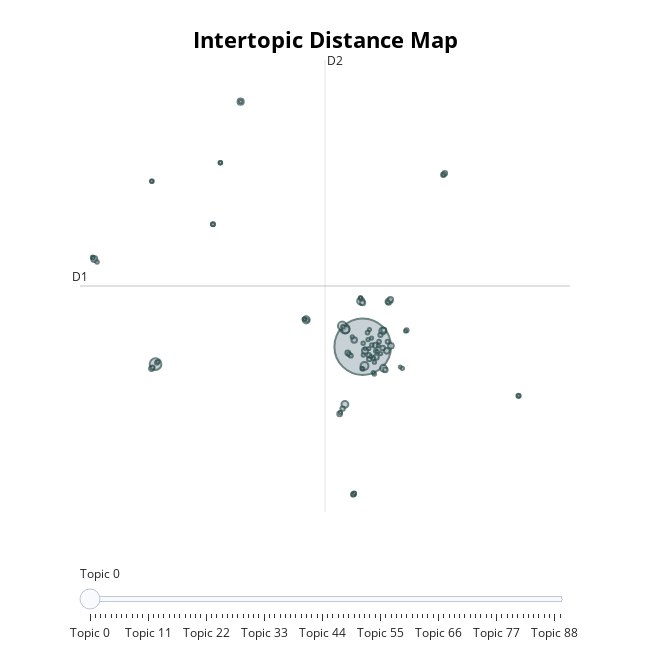

Notebook cell for this chart:
### Code cell
umap_model = UMAP(
    n_neighbors=15, # Number of neighboring points used in manifold approximation
    n_components=2, # Number of dimensions in which to approximate the manifold
    min_dist=0.0, # Minimum distance between points in the manifold
    metric='cosine', # Distance metric used in the manifold approximation
    low_memory=False, # This parameter is used to determine whether to use a low memory mode for the UMAP algorithm
    random_state=42 # For reproducibility
)

hdbscan_model = HDBSCAN(min_cluster_size=10, # Minimum size of clusters
                        metric='euclidean', # Metric for HDBSCAN
                        cluster_selection_method='eom', # Method for selecting clusters
                        prediction_data=True)# Use prediction data for clustering

vectorizer_model = CountVectorizer(stop_words="english", 
                                    ngram_range=(1, 2), 
                                    min_df=10)

ctfidf_model = ClassTfidfTransformer(reduce_frequent_words=True)

representation_model = [KeyBERTInspired(top_n_words=30), 
                    MaximalMarginalRelevance(diversity=.2),
                    PartOfSpeech("en_core_web_sm")]

topic_model = BERTopic(embedding_model=embedding_model, # The SentenceTransformer model
                        umap_model=umap_model, # The UMAP model
                        hdbscan_model=hdbscan_model,
                        vectorizer_model=vectorizer_model,
                        ctfidf_model=ctfidf_model,
                        calculate_probabilities=True, # Calculate the probabilities of each topic
                        verbose=True,
                        nr_topics="auto") 

# Fit the topic model
topics, probs = topic_model.fit_transform(documents = docs, 
                                          embeddings=embeddings)

display(topic_model.get_topic_info())
topic_model.visualize_topics()
